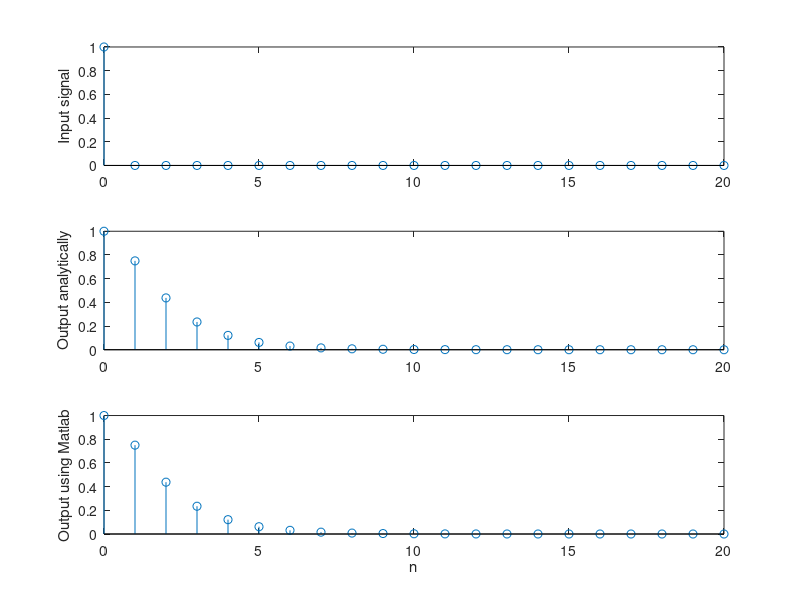

MATLAB code for this plot:
n =0:20;
x = zeros(1,length(n) );x(1)=1; % this is the impulse input
b = [1];
a = [1 -3/4 1/8];
yanalyt=2*(1/2).^n-(1/4).^n;
ymatlab = filter(b, a, x);
subplot(3, 1, 1);stem(n,x); ylabel('Input signal')
subplot(3, 1, 2); stem(n, yanalyt); ylabel('Output analytically')
subplot(3, 1, 3);stem(n, ymatlab); ylabel('Output using Matlab');
xlabel('n');
